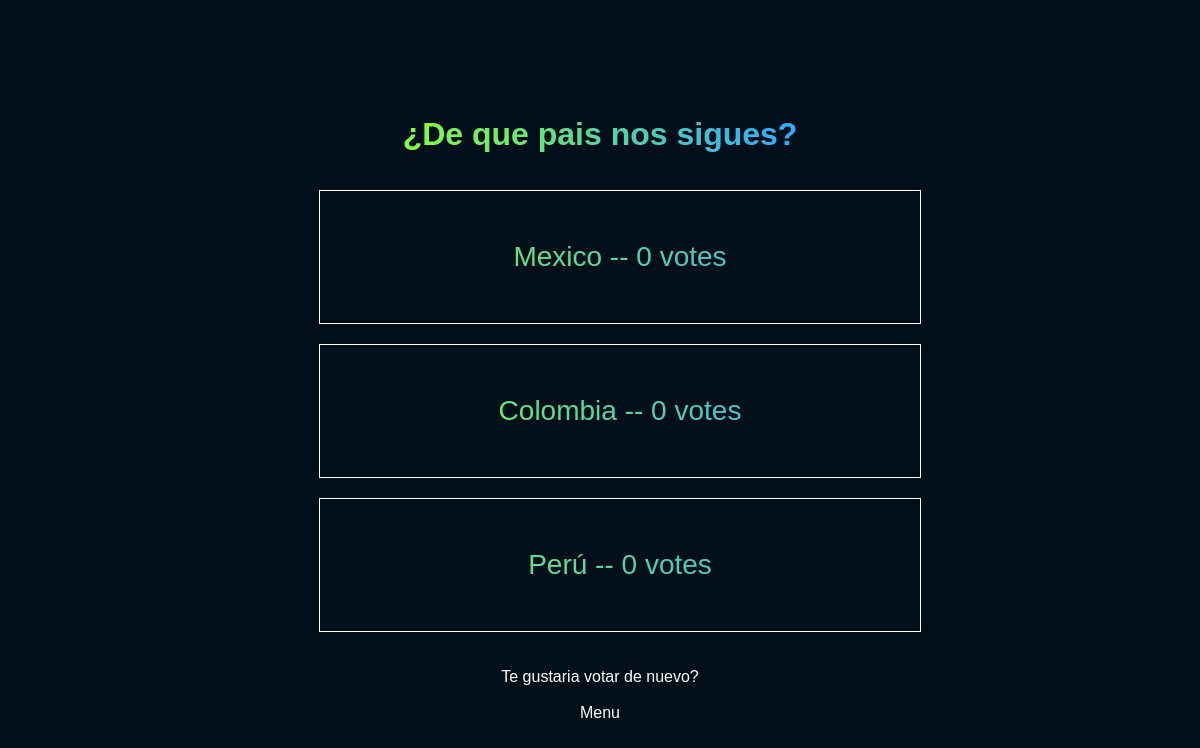
The page /polls/6/results/ on the database as committed earlier.
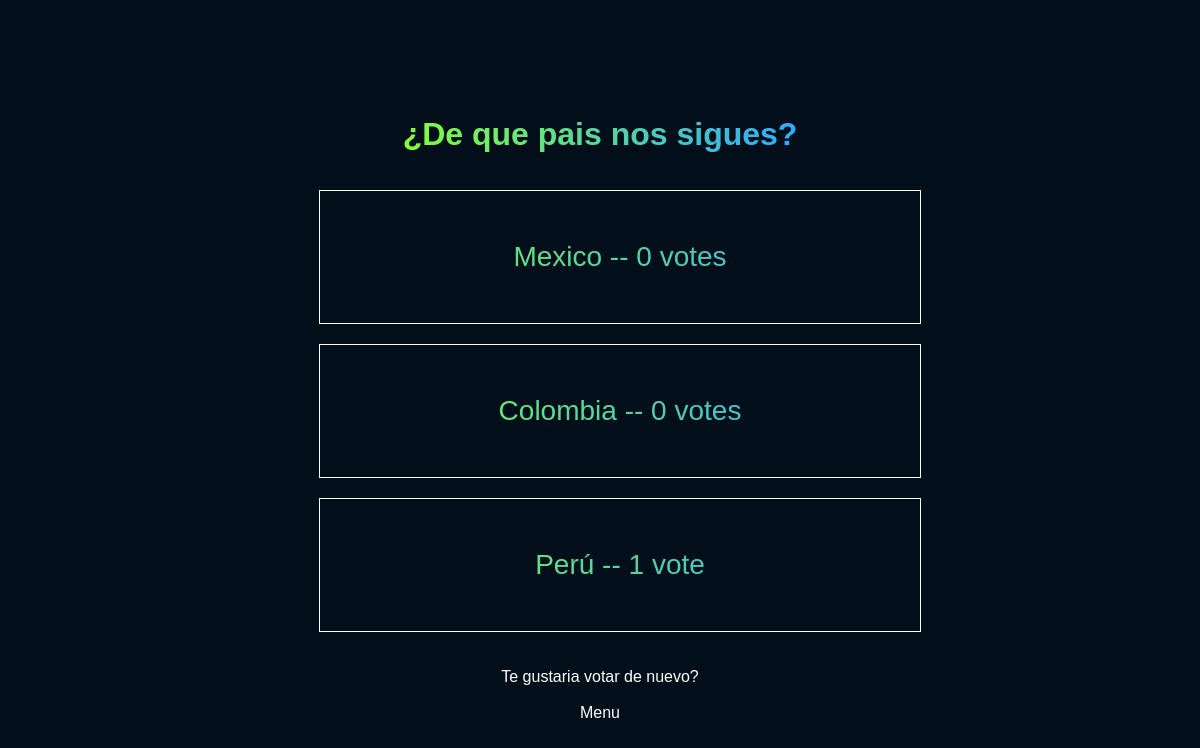
The same page on the database as committed later.
### polls/models.py (models this page shows, shortened)
class Choice(models.Model):
    question = models.ForeignKey(Question, on_delete=models.CASCADE) # CASCADE: si se borra una pregunta, se borran sus opciones
    choice_text = models.CharField(max_length=200)
    votes = models.IntegerField(default=0)

### polls/views.py (the view)
# urls.py: path("<int:pk>/results/", views.ResultView.as_view(), name="results"),
class ResultView(generic.DetailView):
    model = Question
    template_name = "polls/results.html"

### polls/templates/polls/results.html (shortened to what this page needs)
{% load static %}
<!DOCTYPE html>
<html lang="en">
<head>
    <link rel="stylesheet" href="{% static 'polls/style.css' %}">
    <link rel="stylesheet" href="{% static 'polls/results.css' %}">
</head>
<body>
    <h1>{{ question.question_text }}</h1>
    <ul>
    {% for choice in question.choice_set.all %}
        <li>{{ choice.choice_text }} -- {{ choice.votes }} vote{{ choice.votes|pluralize }} </li>
    {% endfor %}
    </ul>
    <a href="{% url 'polls:detail' question.id %}">Te gustaria votar de nuevo?</a>
    <br>
    <a href="{% url 'polls:index' %}">Menu</a>
</body>
</html>

Rows that differ between the two databases and show on the page:
changed Choice "Perú": votes "0" → "1"
